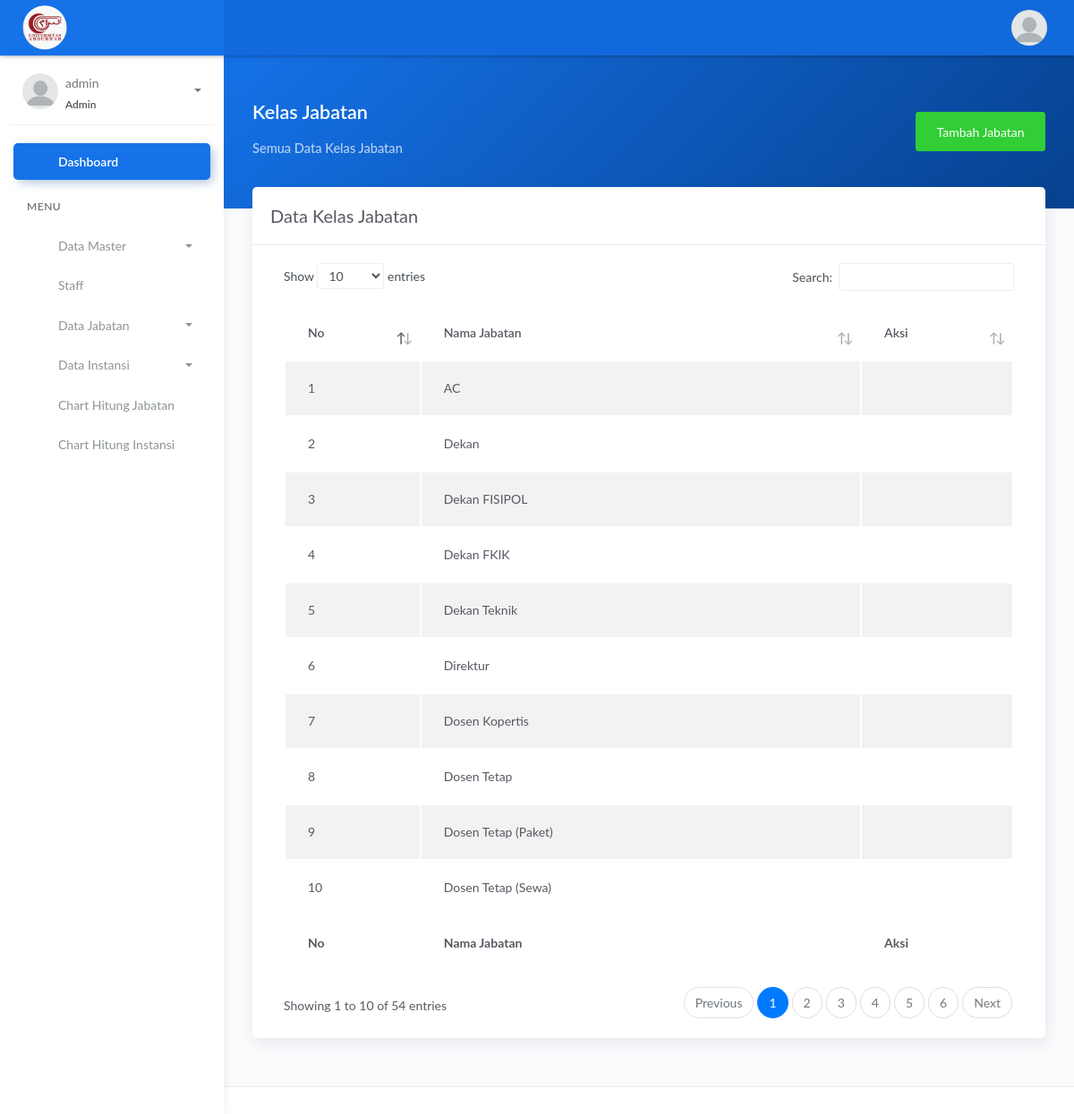
/index.php/univrab/jenisjabatan (signed in), run on the app's committed database.
### tables this page shows
CREATE TABLE `jenis_jabatan` (
  `id_jj` int(11) NOT NULL,
  `nm_jabatan` varchar(50) NOT NULL,
  `create_at` datetime NOT NULL,
  `modified_at` datetime NOT NULL
);

### aplikasi/halaman/univrab/univrab.php (called while the page is built, shortened)
<?php
function jenisjabatan(){
	tampilan('univrab/jenisjabatan');
}
?>

### index.php (called while the page is built, shortened)
<?php
require_once FOLDER_INDEX.'/sistem/sistem.php';
?>

### aplikasi/fungsi/admin.php (called while the page is built, shortened)
<?php
function jenisjabatan_view($where=null){
	if(isset($where)){
		$sql = "SELECT * FROM jenis_jabatan WHERE $where";
	}else{
		$sql = "SELECT * FROM jenis_jabatan ORDER BY nm_jabatan asc";
	}
	$data = tampil($sql);
	return $data;
}
?>

### sistem/database.php (called while the page is built, shortened)
<?php
$db = new mysqli($localhost,$username,$password,$database);
function tampil($sql){
	global $db;
	$result = $db->query($sql);
	if($result->num_rows > 0)
	{
		for($set = array (); $row = $result->fetch_assoc(); $set[] = $row);
		$hasil = $set;
		return $hasil;
	}else{
		return FALSE;
	}
}
?>

### aplikasi/tampilan/univrab/jenisjabatan.php (the view, shortened to what this page needs)
<?php
require_once 'html_header.php';
?>
<div class="main-panel">
			<div class="content">
				<div class="panel-header bg-primary-gradient">
					<div class="page-inner py-5">
						<div class="d-flex align-items-left align-items-md-center flex-column flex-md-row">
							<div>
								<h2 class="text-white pb-2 fw-bold">Kelas Jabatan</h2>
								<h5 class="text-white op-7 mb-2">Semua Data Kelas Jabatan</h5>
							</div>
							<div class="ml-md-auto py-2 py-md-0">
								<a href="<?php echo URL;?>/index.php/univrab/tambah_jj" class="btn btn-success">Tambah Jabatan </a>
							</div>
						</div>
					</div>
				</div>
				<div class="page-inner mt--5">
					<div class="row">
						<div class="col-md-12">
							<div class="card">
								<div class="card-header">
									<h4 class="card-title">Data Kelas Jabatan</h4>
								</div>
								<div class="card-body">
									<div class="table-responsive">
										<table id="basic-datatables" class="display table table-striped table-hover" >
											<thead>
												<tr>
													<th>No</th>
													<th>Nama Jabatan</th>
													<th>Aksi</th>
												</tr>
											</thead>
											<tfoot>
												<tr>
													<th>No</th>
													<th>Nama Jabatan</th>
													<th>Aksi</th>
												</tr>
											</tfoot>
											<tbody>
											<?php
											$data = jenisjabatan_view();
											$no=0;
											if($data){
											foreach($data as $val){
												$no++;
											?>
												<tr>
													<td><?php echo $no;?></td>
													<td><?php echo $val['nm_jabatan'];?></td>
													<td>
													</td>
												</tr>
											<?php
											}
											}
											?>
											</tbody>
										</table>
									</div>
								</div>
							</div>
						</div>
					</div>
				</div>
			</div>
			<footer class="footer">
			</footer>
		</div>
<?php
require_once 'html_footer.php';
?>

### sistem/sistem.php (shortened to what this page needs)
<?php
$ambilUrl = trim($_SERVER['REQUEST_URI']);
$pisahkanUrl = explode('index.php/',$ambilUrl);
$url_bagian = explode('/',$pisahkanUrl[1]);
require_once 'config.php';
require_once 'database.php';
require_once "fungsi_sistem.php";
$halaman = "";
if(isset($_SESSION['SubFolder'])){
	$halaman = $_SESSION['SubFolder'].'/';
}
if($ambilUrl != $pisahkanUrl){
	if(count($url_bagian) > 0){
		$pilihHalaman = 1;
	}else{
		$pilihHalaman = 0;
	}
}else{
	$pilihHalaman = 0;
}
if($pilihHalaman==1){
	if(isset($url_bagian[0])){
		if($url_bagian[0] != null){
			if(file_exists(FOLDER_INDEX.'/aplikasi/halaman/'.$url_bagian[0].'.php')){
				require_once FOLDER_INDEX.'/aplikasi/halaman/'.$url_bagian[0].'.php';
				if(isset($url_bagian[1])){
					if(function_exists($url_bagian[1])){
						$url_bagian[1]();
					}else{
						if($url_bagian[1] == null){
							index();
						}else{
							require_once FOLDER_INDEX.'/aplikasi/tampilan/'.$halamanError.'.php';
						}
					}
				}else{
					index();
				}
			}elseif(file_exists(FOLDER_INDEX.'/aplikasi/halaman/'.$halaman.$url_bagian[0].'.php')){
				if(isset($url_bagian[1])){
					if(function_exists($url_bagian[1])){
						$url_bagian[1]();
					}else{
						if($url_bagian[1] == null){
							index();
						}else{
							require_once FOLDER_INDEX.'/aplikasi/tampilan/'.$halamanError.'.php';
						}
					}
				}else{
					index();
				}
			}else{
				require_once FOLDER_INDEX.'/aplikasi/tampilan/'.$halamanError.'.php';
			}
		}else{
			require_once FOLDER_INDEX.'/aplikasi/halaman/'.$halamanUtama.'.php';
			index();
		}
	}else{
		require_once FOLDER_INDEX.'/aplikasi/halaman/'.$halamanUtama.'.php';
		index();
	}
}else{
	require_once FOLDER_INDEX.'/aplikasi/halaman/'.$halamanUtama.'.php';
	index();
}
?>

### sistem/fungsi_sistem.php (shortened to what this page needs)
<?php
function tampilan($file,$var = null){
	global $halamanError;
	if(file_exists(FOLDER_INDEX."/aplikasi/tampilan/$file.php")){
		require_once FOLDER_INDEX."/aplikasi/tampilan/$file.php";
	}else{
		require_once FOLDER_INDEX.'/aplikasi/tampilan/'.$halamanError.'.php';
	}
}
?>

### aplikasi/tampilan/univrab/html_header.php (shortened to what this page needs)
<!DOCTYPE html>
<html lang="en">
<head>
	<link rel="stylesheet" href="<?php echo URL;?>/assets/admin/css/bootstrap.min.css">
	<link rel="stylesheet" href="<?php echo URL;?>/assets/admin/css/atlantis.min.css">
	<link rel="stylesheet" href="<?php echo URL;?>/assets/admin/css/demo.css">
	<link href="<?php echo URL;?>/assets/plugins/datepicker/bootstrap-datepicker.min.css" rel="stylesheet">
</head>
<body>
<div class="wrapper">
	<div class="main-header">
			<div class="logo-header" data-background-color="blue">
				<a href="<?php echo URL;?>" class="logo">
					<img src="<?php echo URL;?>/assets/admin/img/univrab.png" alt="navbar brand" width="50px;" class="navbar-brand">
				</a>
				<div class="nav-toggle">
					<button class="btn btn-toggle toggle-sidebar">
					</button>
				</div>
			</div>
			<nav class="navbar navbar-header navbar-expand-lg" data-background-color="blue2">
				<div class="container-fluid">
					<ul class="navbar-nav topbar-nav ml-md-auto align-items-center">
						<li class="nav-item dropdown hidden-caret">
							<a class="dropdown-toggle profile-pic" data-toggle="dropdown" href="#" aria-expanded="false">
								<div class="avatar-sm">
									<img src="<?php echo URL;?>/assets/admin/img/profile.png" alt="..." class="avatar-img rounded-circle">
								</div>
							</a>
						</li>
					</ul>
				</div>
			</nav>
		</div>
		<div class="sidebar sidebar-style-2">
			<div class="sidebar-wrapper scrollbar scrollbar-inner">
				<div class="sidebar-content">
					<div class="user">
						<div class="avatar-sm float-left mr-2">
							<img src="<?php echo URL;?>/assets/admin/img/profile.png" alt="..." class="avatar-img rounded-circle">
						</div>
						<div class="info">
							<a data-toggle="collapse" href="#collapseExample" aria-expanded="true">
								<span>
									<?php echo $_SESSION['username'];?>
									<span class="user-level">Admin</span>
									<span class="caret"></span>
								</span>
							</a>
						</div>
					</div>
					<ul class="nav nav-primary">
						<li class="nav-item active">
							<a href="<?php echo URL;?>/index.php/univrab/index" class="collapsed" aria-expanded="false">
								<p>Dashboard</p>
							</a>
						</li>
						<li class="nav-section">
							<h4 class="text-section">Menu</h4>
						</li>
						<li class="nav-item">
							<a data-toggle="collapse" href="#master">
								<p>Data Master</p>
								<span class="caret"></span>
							</a>
						</li>
						<li class="nav-item">
							<a href="<?php echo URL;?>/index.php/univrab/staff">
								<p>Staff</p>
							</a>
						</li>
						<li class="nav-item">
							<a data-toggle="collapse" href="#jabatan">
								<p>Data Jabatan</p>
								<span class="caret"></span>
							</a>
						</li>
						<li class="nav-item">
							<a data-toggle="collapse" href="#Instansi">
								<p>Data Instansi</p>
								<span class="caret"></span>
							</a>
						</li>
						<li class="nav-item">
							<a href="<?php echo URL;?>/index.php/univrab/hitung">
								<p>Chart Hitung Jabatan</p>
							</a>
						</li>
						<li class="nav-item">
							<a href="<?php echo URL;?>/index.php/univrab/hitunginstansi">
								<p>Chart Hitung Instansi</p>
							</a>
						</li>
					</ul>
				</div>
			</div>
		</div>

### aplikasi/tampilan/univrab/html_footer.php (shortened to what this page needs)
</div>
</body>
</html>

### data on the page
jenis_jabatan: nm_jabatan "AC"
jenis_jabatan: nm_jabatan "Dekan"
jenis_jabatan: nm_jabatan "Dekan FISIPOL"
jenis_jabatan: nm_jabatan "Dekan FKIK"
jenis_jabatan: nm_jabatan "Dekan Teknik"
jenis_jabatan: nm_jabatan "Direktur"
jenis_jabatan: nm_jabatan "Dosen Kopertis"
jenis_jabatan: nm_jabatan "Dosen Tetap"
jenis_jabatan: nm_jabatan "Dosen Tetap (Paket)"
jenis_jabatan: nm_jabatan "Dosen Tetap (Sewa)"

### other printed values
$_SESSION['username'] "admin"
